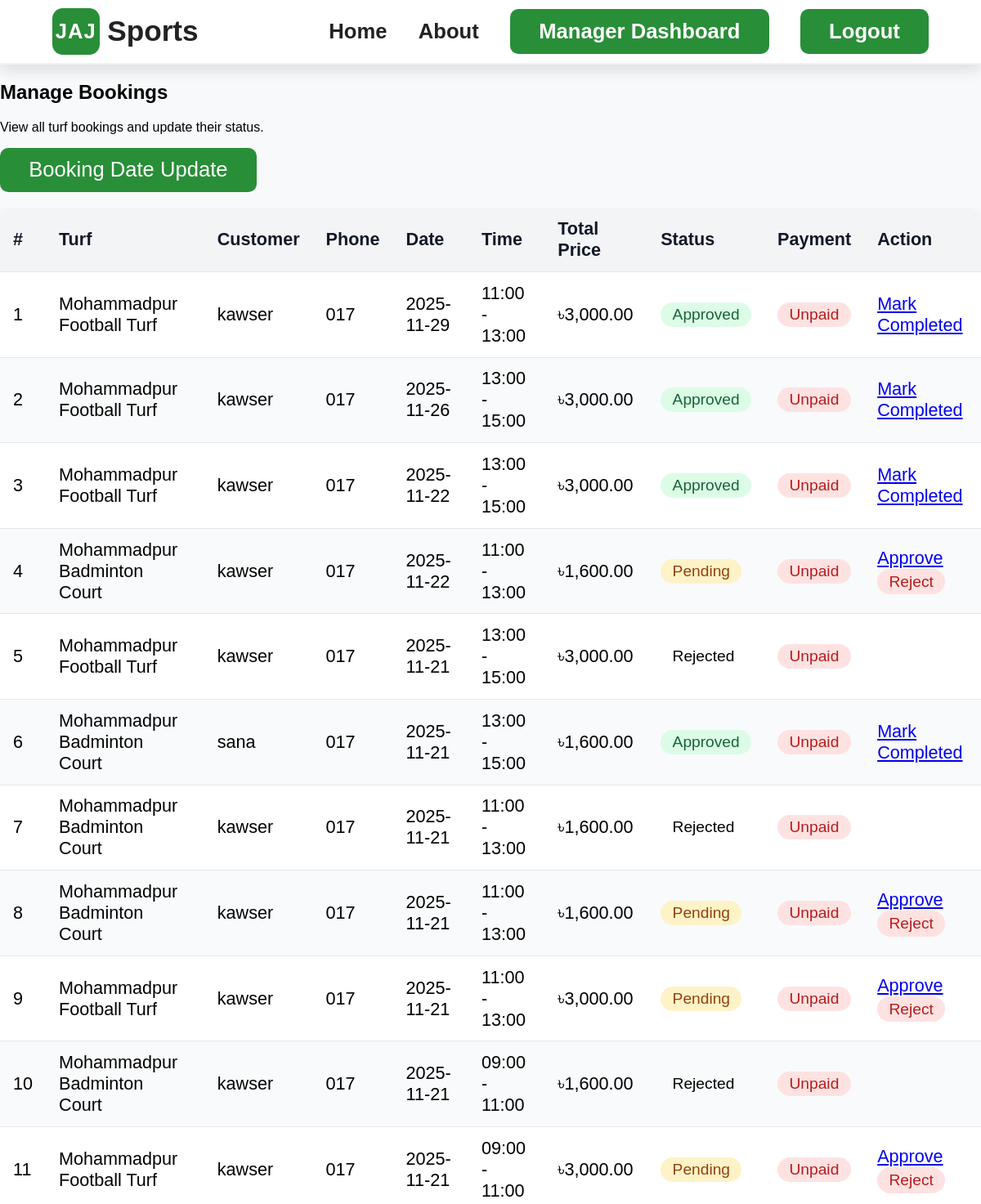
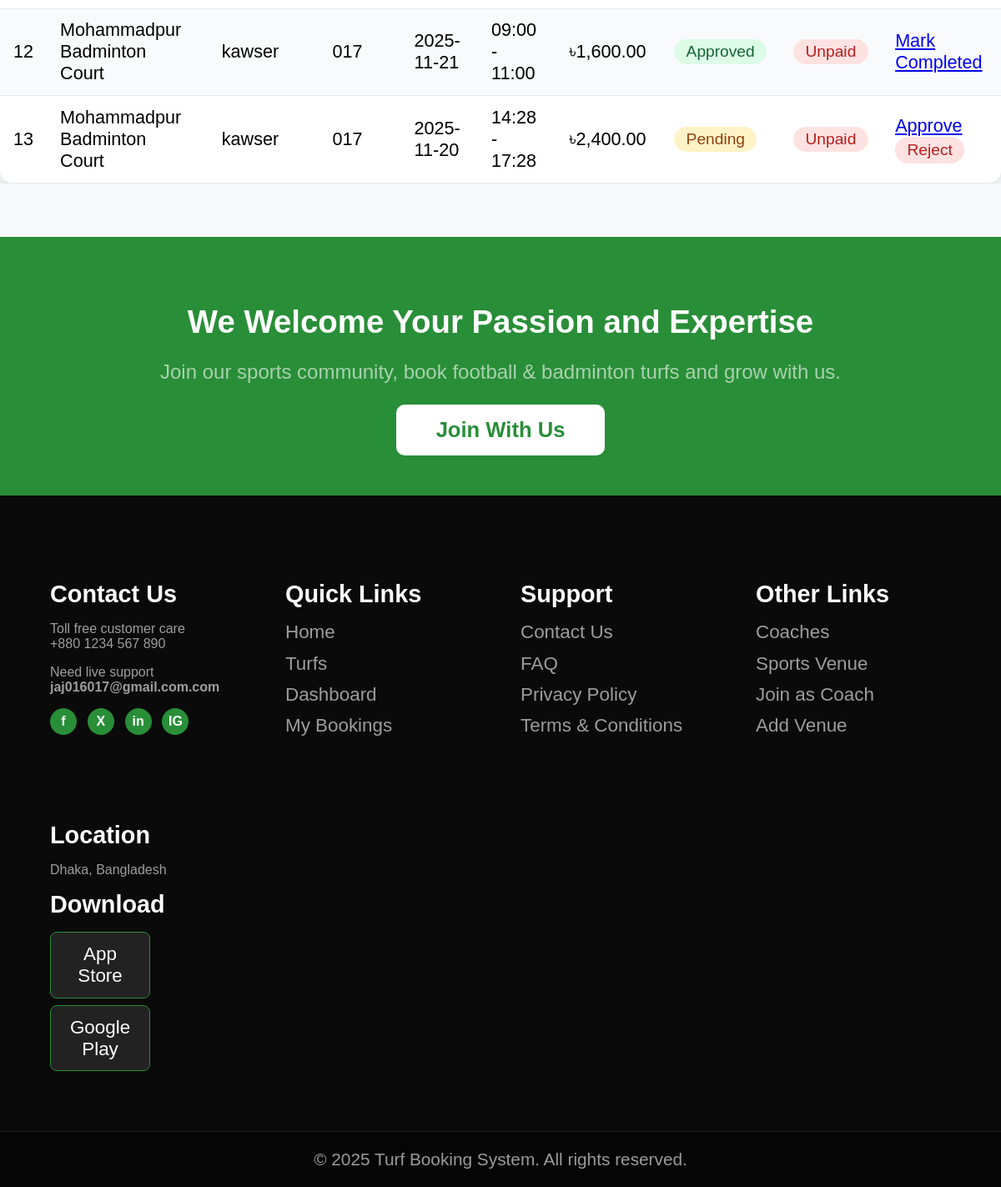
Screenshot of /pages/manager_bookings.php (signed in) with the database file from the repository (2 pictures, top to bottom).
### tables this page shows
CREATE TABLE `bookings` (
  `id` int(10) UNSIGNED NOT NULL,
  `turf_id` int(10) UNSIGNED NOT NULL,
  `customer_id` int(10) UNSIGNED NOT NULL,
  `booking_date` date NOT NULL,
  `start_time` time NOT NULL,
  `end_time` time NOT NULL,
  `total_price` decimal(10,2) NOT NULL,
  `status` enum('pending','approved','rejected','cancelled','completed') NOT NULL DEFAULT 'pending',
  `payment_status` enum('unpaid','paid','refunded') NOT NULL DEFAULT 'unpaid',
  `created_at` timestamp NOT NULL DEFAULT current_timestamp()
);

CREATE TABLE `turfs` (
  `id` int(10) UNSIGNED NOT NULL,
  `name` varchar(150) NOT NULL,
  `location` varchar(255) NOT NULL,
  `sport_type` enum('football','badminton') NOT NULL,
  `price_per_hour` decimal(10,2) NOT NULL,
  `manager_id` int(10) UNSIGNED DEFAULT NULL,
  `status` enum('active','inactive') NOT NULL DEFAULT 'active',
  `created_at` timestamp NOT NULL DEFAULT current_timestamp()
);

CREATE TABLE `users` (
  `id` int(10) UNSIGNED NOT NULL,
  `name` varchar(100) NOT NULL,
  `email` varchar(190) NOT NULL,
  `phone` varchar(30) DEFAULT NULL,
  `password` varchar(255) NOT NULL,
  `role` enum('admin','manager','customer') NOT NULL DEFAULT 'customer',
  `created_at` timestamp NOT NULL DEFAULT current_timestamp()
);

### pages/manager_bookings.php (the view, shortened to what this page needs)
<?php
require 'config.php';
$stmt = $pdo->query("
    SELECT b.*,
           t.name  AS turf_name,
           u.name  AS customer_name,
           u.phone AS customer_phone
    FROM bookings b
    JOIN turfs  t ON b.turf_id = t.id
    JOIN users  u ON b.customer_id = u.id
    ORDER BY b.booking_date DESC, b.start_time DESC
");
$bookings = $stmt->fetchAll(PDO::FETCH_ASSOC);
include 'header.php';
?>
<link rel="stylesheet" href="css/manager_dashboard_style.css">
<div>
<h2>Manage Bookings</h2>
<p>View all turf bookings and update their status.</p>
<p class="booking-toolbar">
    <a href="update_booking_status.php" class="btn">Booking Date Update</a>
</p>
</div>
<div class="booking-table-wrapper">
    <table class="booking-table">
        <thead>
            <tr>
                <th>#</th>
                <th>Turf</th>
                <th>Customer</th>
                <th>Phone</th>
                <th>Date</th>
                <th>Time</th>
                <th>Total Price</th>
                <th>Status</th>
                <th>Payment</th>
                <th>Action</th>
            </tr>
        </thead>
        <tbody>
        <?php if (empty($bookings)): ?>
            <tr>
                <td colspan="10" style="text-align:center;">No bookings yet.</td>
            </tr>
        <?php else: ?>
            <?php foreach ($bookings as $index => $b): ?>
                <tr>
                    <td><?php echo $index + 1; ?></td>
                    <td><?php echo htmlspecialchars($b['turf_name']); ?></td>
                    <td><?php echo htmlspecialchars($b['customer_name']); ?></td>
                    <td><?php echo htmlspecialchars($b['customer_phone']); ?></td>
                    <td><?php echo htmlspecialchars($b['booking_date']); ?></td>
                    <td>
                        <?php
                            $timeRange = substr($b['start_time'], 0, 5) . ' - ' . substr($b['end_time'], 0, 5);
                            echo htmlspecialchars($timeRange);
                        ?>
                    </td>
                    <td>৳<?php echo htmlspecialchars(number_format($b['total_price'], 2)); ?></td>
                    <td>
                        <span class="status-pill status-<?php echo htmlspecialchars($b['status']); ?>">
                            <?php echo ucfirst(htmlspecialchars($b['status'])); ?>
                        </span>
                    </td>
                    <td>
                        <span class="payment-pill payment-<?php echo htmlspecialchars($b['payment_status']); ?>">
                            <?php echo ucfirst(htmlspecialchars($b['payment_status'])); ?>
                        </span>
                    </td>
                    <td>
                        <?php if ($b['status'] === 'pending'): ?>
                            <a href="manager_bookings.php?booking_id=<?php echo $b['id']; ?>&action=approved"
                               class="btn-status btn-approve">Approve</a>
                            <a href="manager_bookings.php?booking_id=<?php echo $b['id']; ?>&action=rejected"
                               class="btn-status btn-reject">Reject</a>
                        <?php elseif ($b['status'] === 'approved'): ?>
                            <a href="manager_bookings.php?booking_id=<?php echo $b['id']; ?>&action=completed"
                               class="btn-status btn-complete">Mark Completed</a>
                        <?php endif; ?>
                    </td>
                </tr>
            <?php endforeach; ?>
        <?php endif; ?>
        </tbody>
    </table>
</div>
<?php include 'footer.php'; ?>

### pages/header.php (shortened to what this page needs)
<?php
$pageBodyClass = $pageBodyClass ?? '';
?>
<!DOCTYPE html>
<html>
<head>
    <link rel="stylesheet" href="css/header_style.css">
    <link rel="stylesheet" href="css/home_style.css">
    <link rel="stylesheet" href="css/footer_style.css">
    <link rel="stylesheet" href="css/about_style.css">
</head>
<body class="<?php echo htmlspecialchars($pageBodyClass); ?>">
<header class="nav">
    <div class="nav-logo">
        <span class="logo-badge">JAJ</span>
        <span class="logo-text">Sports</span>
    </div>
    <nav class="nav-links">
        <a href="index.php">Home</a>
        <a href="about.php">About</a>
        <?php if (empty($_SESSION['role'])): ?>
            <a href="login.php" class="btn">Login</a>
            <a href="register.php" class="btn">Registration</a>
        <?php else: ?>
            <?php if ($_SESSION['role'] === 'admin'): ?>
                <a href="admin_dashboard.php" class="btn">Admin Dashboard</a>
            <?php elseif ($_SESSION['role'] === 'manager'): ?>
                <a href="manager_dashboard.php" class="btn">Manager Dashboard</a>
            <?php elseif ($_SESSION['role'] === 'customer'): ?>
                <a href="customer_dashboard.php" class="btn">Customer Dashboard</a>
            <?php endif; ?>
            <a href="logout.php" class="btn">Logout</a>
        <?php endif; ?>
    </nav>
</header>

### pages/footer.php (shortened to what this page needs)
    <footer class="site-footer">
        <div class="footer-top">
            <div class="footer-container footer-top-content">
                <h2>We Welcome Your Passion and Expertise</h2>
                <p>
                    Join our sports community, book football &amp; badminton turfs and grow with us.
                </p>
                <a href="register.php" class="btn btn-footer-cta">Join With Us</a>
            </div>
        </div>
        <div class="footer-main">
            <div class="footer-container footer-grid">
                <div class="footer-col">
                    <h4>Contact Us</h4>
                    <p class="footer-text">Toll free customer care<br>+880 1234 567 890</p>
                    <p class="footer-text">
                        Need live support<br><strong>jaj016017@gmail.com.com</strong>
                    </p>
                    <div class="footer-social">
                        <span class="social-circle">f</span>
                        <span class="social-circle">X</span>
                        <span class="social-circle">in</span>
                        <span class="social-circle">IG</span>
                    </div>
                </div>
                <div class="footer-col">
                    <h4>Quick Links</h4>
                    <ul>
                        <li><a href="index.php">Home</a></li>
                        <li><a href="turfs_list.php">Turfs</a></li>
                        <li><a href="customer_dashboard.php">Dashboard</a></li>
                        <li><a href="my_bookings.php">My Bookings</a></li>
                    </ul>
                </div>
                <div class="footer-col">
                    <h4>Support</h4>
                    <ul>
                        <li><a href="#">Contact Us</a></li>
                        <li><a href="#">FAQ</a></li>
                        <li><a href="#">Privacy Policy</a></li>
                        <li><a href="#">Terms &amp; Conditions</a></li>
                    </ul>
                </div>
                <div class="footer-col">
                    <h4>Other Links</h4>
                    <ul>
                        <li><a href="#">Coaches</a></li>
                        <li><a href="#">Sports Venue</a></li>
                        <li><a href="#">Join as Coach</a></li>
                        <li><a href="#">Add Venue</a></li>
                    </ul>
                </div>
                <div class="footer-col">
                    <h4>Location</h4>
                    <p class="footer-text">Dhaka, Bangladesh</p>
                    <h4 style="margin-top:12px;">Download</h4>
                    <div class="footer-download">
                        <button class="store-btn">App Store</button>
                        <button class="store-btn">Google Play</button>
                    </div>
                </div>
            </div>
        </div>
        <div class="footer-bottom">
            <div class="footer-container">
                <span>&copy; <?php echo date('Y'); ?> Turf Booking System. All rights reserved.</span>
            </div>
        </div>
    </footer>
</body>
</html>

### css/header_style.css (style rules this page uses)
:root { --main-color:rgb(41, 142, 56); --black:#222; --white:#fff; --light-black:#777777; --light-white:#fff9; --dark-bg:rgba(0,0,0,.7); --light-bg:#a4edab; --border:.1rem solid var(--black); --box-shadow: 0 .5rem 1rem rgba(0,0,0,.1); --text-shadow: 0 .5rem 3rem rgba(0,0,0,.3); }
body { font-family: Arial, sans-serif; margin: 0; padding: 0; background-color: #f8f9fa; }
.btn { display: inline-block; background: var(--main-color); color: var(--white) !important; font-size: 1.6rem; padding: 0.8rem 2.2rem; cursor: pointer; border-radius: 10px; border: none; text-decoration: none; transition: 0.2s ease; }
.nav-links .btn { margin-top: 0; }
.nav { position: sticky; top: 0; left: 0; right: 0; z-index: 1000; background-color: var(--white); display: flex; align-items: center; justify-content: space-between; padding: 0.6rem 4rem; box-shadow: var(--box-shadow); border-bottom: 2px solid rgba(0, 0, 0, 0.05); }
.nav-logo { display: flex; align-items: center; gap: 0.6rem; }
.logo-badge { display: inline-flex; align-items: center; justify-content: center; width: 3.6rem; height: 3.6rem; border-radius: 0.8rem; background-color: var(--main-color); color: var(--white); font-weight: 800; font-size: 1.6rem; letter-spacing: 1px; }
.logo-text { font-size: 2.2rem; font-weight: 650; color: var(--black); }
.nav-links { display: flex; align-items: center; gap: 2.4rem; }
.nav-links a { font-size: 1.4rem; text-decoration: none; color: var(--black); font-weight: 600; text-transform: capitalize; transition: 0.2s ease; }

### css/home_style.css (style rules this page uses)
.btn { display: inline-block; font-size: 1.6rem; padding: 0.8rem 2.2rem; cursor: pointer; border-radius: 10px; border: none; text-decoration: none; transition: 0.2s ease; }
.nav-links a { font-size: 1.6rem; text-decoration: none; color: var(--black); font-weight: 600; text-transform: capitalize; transition: 0.2s ease; }
.btn-primary, .nav-links .btn { background: var(--main-color); color: var(--white); font-weight: 600; }
.nav-links .btn { margin-top: 0; }
.booking-table-wrapper { margin-top: 1.2rem; overflow-x: auto; }
.booking-table { width: 100%; border-collapse: collapse; background: #fff; border-radius: 16px; overflow: hidden; box-shadow: var(--box-shadow); font-size: 1.35rem; }
.booking-table thead { background: #f3f4f6; }
.booking-table th, .booking-table td { padding: 0.8rem 1rem; text-align: left; border-bottom: 1px solid #e5e7eb; }
.booking-table th { font-weight: 600; color: #111827; }
.booking-table tbody tr:nth-child(even) { background: #f9fafb; }
.status-pill, .payment-pill { display: inline-block; padding: 0.25rem 0.9rem; border-radius: 999px; font-size: 1.2rem; font-weight: 500; }
.status-pending { background: #fef3c7; color: #92400e; }
.status-approved { background: #dcfce7; color: #166534; }
.payment-unpaid { background: #fee2e2; color: #b91c1c; }
.btn-status.btn-reject { display: inline-block; padding: 0.3rem 0.9rem; font-size: 1.2rem; border-radius: 999px; border: none; background: #fee2e2; color: #b91c1c; text-decoration: none; cursor: pointer; transition: .15s; }

### rows the page displays
bookings: turf.name "Mohammadpur Football Turf", customer.name "kawser", customer.phone "017", booking_date "2025-11-29", timeRange "11:00 - 13:00", total_price "3,000.00", status "Approved", payment_status "Unpaid"
bookings: turf.name "Mohammadpur Football Turf", customer.name "kawser", customer.phone "017", booking_date "2025-11-26", timeRange "13:00 - 15:00", total_price "3,000.00", status "Approved", payment_status "Unpaid"
bookings: turf.name "Mohammadpur Football Turf", customer.name "kawser", customer.phone "017", booking_date "2025-11-22", timeRange "13:00 - 15:00", total_price "3,000.00", status "Approved", payment_status "Unpaid"
bookings: turf.name "Mohammadpur Badminton Court", customer.name "kawser", customer.phone "017", booking_date "2025-11-22", timeRange "11:00 - 13:00", total_price "1,600.00", status "Pending", payment_status "Unpaid"
bookings: turf.name "Mohammadpur Football Turf", customer.name "kawser", customer.phone "017", booking_date "2025-11-21", timeRange "13:00 - 15:00", total_price "3,000.00", status "Rejected", payment_status "Unpaid"
bookings: turf.name "Mohammadpur Badminton Court", customer.name "sana", customer.phone "017", booking_date "2025-11-21", timeRange "13:00 - 15:00", total_price "1,600.00", status "Approved", payment_status "Unpaid"
bookings: turf.name "Mohammadpur Badminton Court", customer.name "kawser", customer.phone "017", booking_date "2025-11-21", timeRange "11:00 - 13:00", total_price "1,600.00", status "Rejected", payment_status "Unpaid"
bookings: turf.name "Mohammadpur Badminton Court", customer.name "kawser", customer.phone "017", booking_date "2025-11-21", timeRange "11:00 - 13:00", total_price "1,600.00", status "Pending", payment_status "Unpaid"
bookings: turf.name "Mohammadpur Football Turf", customer.name "kawser", customer.phone "017", booking_date "2025-11-21", timeRange "11:00 - 13:00", total_price "3,000.00", status "Pending", payment_status "Unpaid"
bookings: turf.name "Mohammadpur Badminton Court", customer.name "kawser", customer.phone "017", booking_date "2025-11-21", timeRange "09:00 - 11:00", total_price "1,600.00", status "Rejected", payment_status "Unpaid"
bookings: turf.name "Mohammadpur Football Turf", customer.name "kawser", customer.phone "017", booking_date "2025-11-21", timeRange "09:00 - 11:00", total_price "3,000.00", status "Pending", payment_status "Unpaid"
bookings: turf.name "Mohammadpur Badminton Court", customer.name "kawser", customer.phone "017", booking_date "2025-11-21", timeRange "09:00 - 11:00", total_price "1,600.00", status "Approved", payment_status "Unpaid"
bookings: turf.name "Mohammadpur Badminton Court", customer.name "kawser", customer.phone "017", booking_date "2025-11-20", timeRange "14:28 - 17:28", total_price "2,400.00", status "Pending", payment_status "Unpaid"
